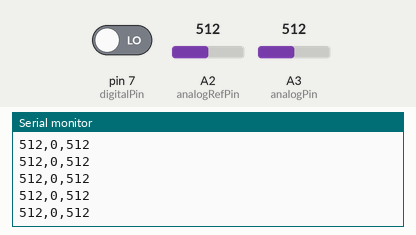
Bench run of a sketch on a simulated Arduino Uno, built with avr-gcc and run on an emulated ATmega328P. Parts: the last lines printed to the serial monitor. The test bench sets the inputs (shaded band); at power-on: A2 (analogRefPin) = 512, A3 (analogPin) = 512, pin 7 (digitalPin) LOW.

Above: at 1.2 s.
1.3 s: A2 (analogRefPin) set to 716
At 1.42 s:
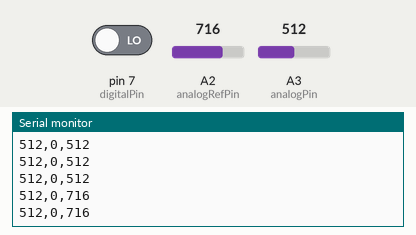
2.8 s: A3 (analogPin) set to 716
At 2.83 s:
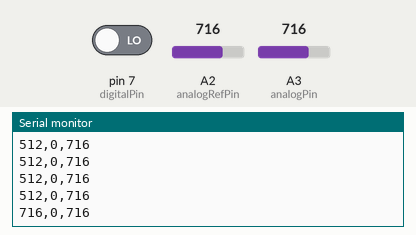
4.3 s: pin 7 (digitalPin) driven HIGH
At 4.34 s:
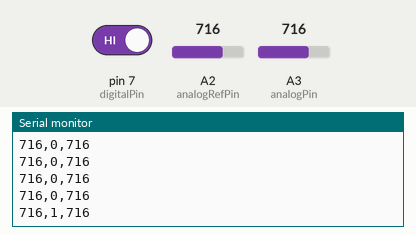
5.8 s: A2 (analogRefPin) set to 900
At 5.85 s:
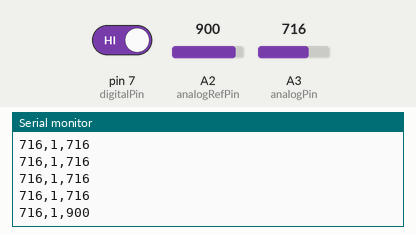
7.3 s: A3 (analogPin) set to 900
At 7.36 s:
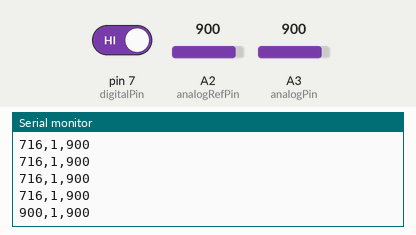
8.8 s: pin 7 (digitalPin) driven LOW
At 8.87 s:
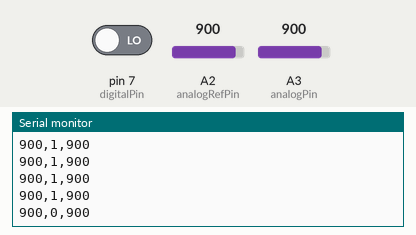
Timing chart, 0 to 11.3 s (numbered marks = the images above; inputs shaded):
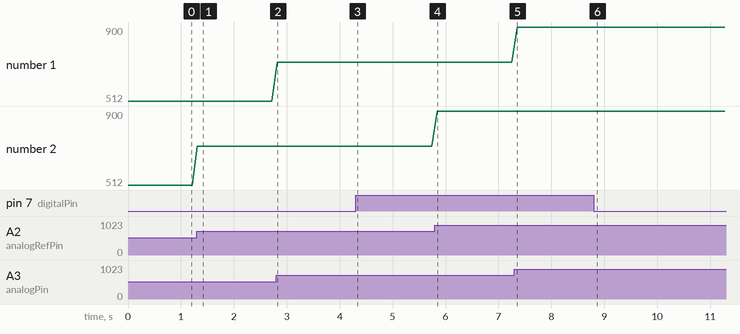

The sketch:

oscilloscope_android.ino
```cpp
int analogPin = A3; // define analog pin
int digitalPin = 7; // define digital pin
int analogRefPin = A2; // define analogRef pin

int analogValue = 0;  // initial analog value
int analogRefValue = 0; // initial analogRef value
int digitalValue = 0;// initial digital value
int digitalRefValue = 0;// initial digitalRef value

void setup() {
   pinMode(digitalPin, INPUT); // set digital pin as INPUT
   Serial.begin(9600);
}
void loop() {

  analogValue = analogRead(analogPin);
  analogRefValue = analogRead(analogRefPin);
  digitalValue = digitalRead(digitalPin);

  String analogString = String(analogValue);
  String analogRefString = String(analogValue);
  String digitalString = String(digitalValue);

  String finalValue = String(analogString + "," + digitalString + ","+analogRefValue );

  Serial.println(finalValue);
  delay(100);

}
```

Measured:
- after the input at 1.3 s, the serial monitor: prints a new line at once (image 1)
- after the input at 2.8 s, the serial monitor: prints a new line at once (image 2)
- after the input at 4.3 s, the serial monitor: prints a new line at once (image 3)
- after the input at 5.8 s, the serial monitor: prints a new line at once (image 4)
- after the input at 7.3 s, the serial monitor: prints a new line after 0.05 s (image 5)
- after the input at 8.8 s, the serial monitor: prints a new line after 0.06 s (image 6)
- plotted number 2: 512 → 716 after the input at 1.3 s, 716 → 900 after the input at 5.8 s
